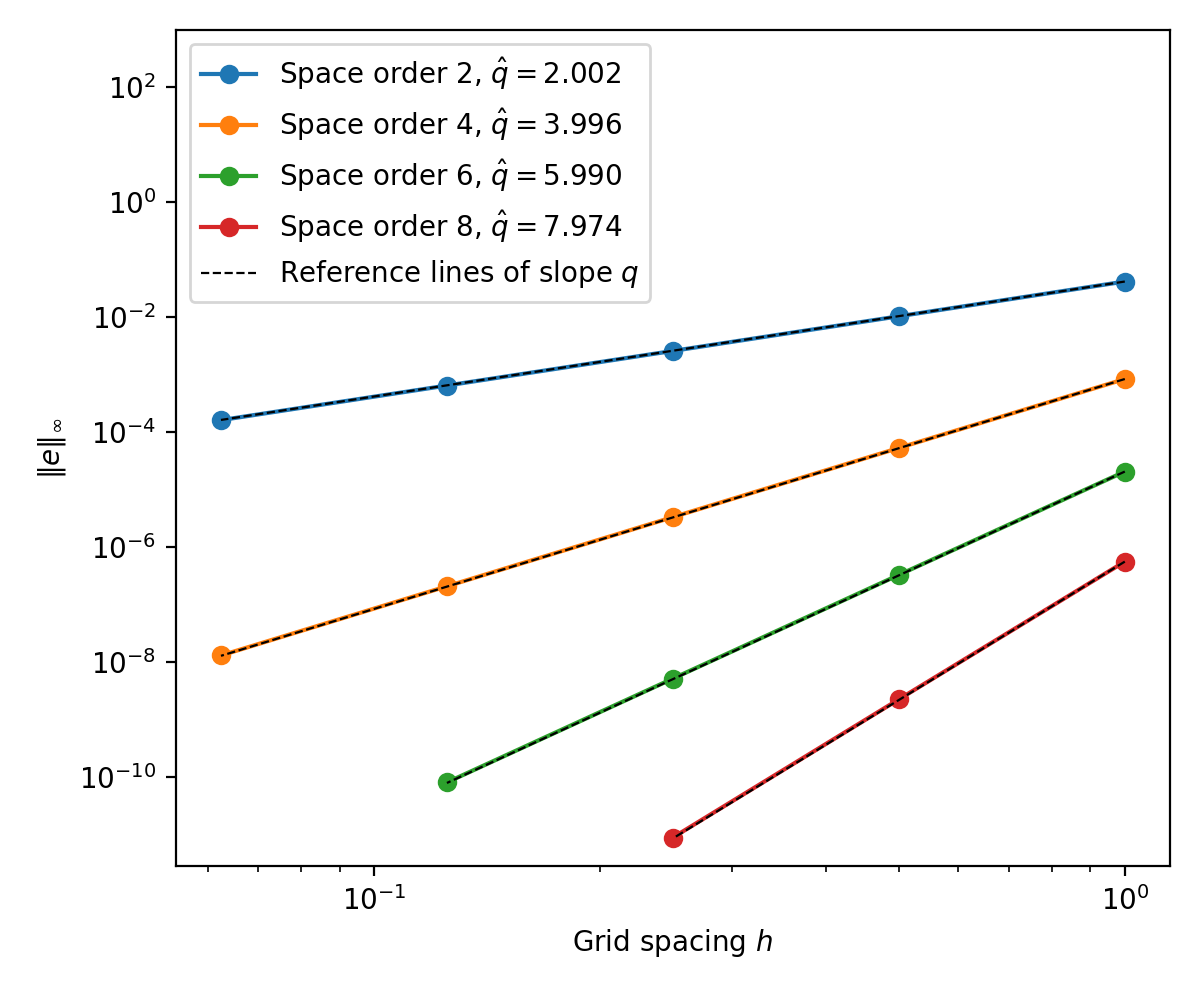

This figure's Python source:
"""
The antisymmetric mirroring of modified_stencil_4th_order.py, generalised to
any even space order so = 2m, with the same 13 subdomains at every order.

Problem (Gupta 1984), on [0, 16]^2 with p = 0 on the boundary:
    -(d2p/dx2 + d2p/dy2) = f,  f = -sin(pi x/8) sin(pi y/8),
    p = -[2 (pi/8)^2]^(-1) sin(pi x/8) sin(pi y/8).

A stencil of order 2m reaches m points each way, so the rows at distance
1, ..., m-1 from a boundary read points outside the domain. The solution is odd
about each boundary, p(-k h) = -p(k h). The modified function folds each
access back into the domain, as in Devito's boundary conditions tutorial
(examples/userapi/04_boundary_conditions.ipynb): an access at index i becomes
sign(i) * p[|i|]. This is minus the mirror image where i < 0, and leaves the
access unchanged where i > 0, so one equation covers every row of a band of
thickness m-1 next to the boundary.

The folding uses the local index on each MPI rank, so it must only be applied
on the subdomains next to the boundary. Applied on the whole interior, it
would also fold the halo accesses of ranks away from the boundary.

Usage: python mirror_any_order.py
"""
import os
import numpy as np
import matplotlib.pyplot as plt

from devito import (Grid, Function, Eq, Operator, switchconfig,
                    configuration, SubDomain, norm, sign)
from devito.symbolics import retrieve_functions, INT

from devito.petsc import petscsolve, EssentialBC
from devito.petsc.initialize import PetscInitialize


configuration['compiler'] = 'custom'
os.environ['CC'] = 'mpicc'

# Increase the precision of finite difference weights to avoid numerical issues
# since we are using high order stencils
import devito.finite_differences.finite_difference as fdiff
fdiff._PRECISION = 18


PetscInitialize()


def modified(eq, subdomain, *sides):
    """Fold every access beyond the given sides ('left', 'right', 'bottom',
    'top') back into the domain, p[i] -> sign(i) p[|i|], counting i inwards
    from the side."""
    lhs, rhs = eq.evaluate.args
    mapper = {}
    for side in sides:
        axis = 0 if side in ('left', 'right') else 1
        dfs = subdomain.dimensions[axis]
        d = dfs.parent
        h = d.spacing
        for f in retrieve_functions(lhs.subs(mapper) - rhs.subs(mapper)):
            ind = f.indices[axis - 2]
            offset = (ind - d).as_coeff_Mul()[0]
            if side in ('left', 'bottom') and offset < 0:
                # Fold about index 0
                s = sign(ind.subs({d: dfs, h: 1}))
                mapper.update({f: s*f.subs({ind: INT(abs(ind))})})
            elif side in ('right', 'top') and offset > 0:
                # Fold about the last index d_M
                d_M = d.symbolic_max
                s = sign(d_M - ind.subs({d: dfs, h: 1}))
                mapper.update({f: s*f.subs({ind: d_M*h - INT(abs(d_M*h - ind))})})
    return Eq(lhs.subs(mapper), rhs.subs(mapper), subdomain=subdomain)


def exact(x, y, k1=1, k2=1):
    tmp1 = np.float64(np.pi/8.0) * np.float64(np.pi/8.0)
    tmp2 = k1**2 + k2**2
    tmp3 = tmp1 * tmp2
    tmp4 = -1.0/tmp3
    tmp5 = np.float64(np.sin((np.pi*x*k1)/8.0))
    tmp6 = np.float64(np.sin((np.pi*y*k2)/8.0))
    return tmp4*tmp5*tmp6


# Subdomains to implement BCs
class SubTopBC(SubDomain):
    name = 'subtop'

    def define(self, dimensions):
        x, y = dimensions
        return {x: x, y: ('right', 1)}


class SubBottomBC(SubDomain):
    name = 'subbottom'

    def define(self, dimensions):
        x, y = dimensions
        return {x: x, y: ('left', 1)}


class SubLeftBC(SubDomain):
    name = 'subleft'

    def define(self, dimensions):
        x, y = dimensions
        return {x: ('left', 1), y: ('middle', 1, 1)}


class SubRightBC(SubDomain):
    name = 'subright'

    def define(self, dimensions):
        x, y = dimensions
        return {x: ('right', 1), y: ('middle', 1, 1)}


##################### modified stencil subdomains #####################
# N is the number of grid points and m = so/2. ('middle', a, b) leaves out a
# points at the start of a dimension and b at the end. Next to each side is a
# band of m-1 lines of points, at indices 1, ..., m-1 from the left (or bottom)
# side and N-m, ..., N-2 from the right (or top) side. The four corner blocks
# are where two bands meet, and SubMain is every point at least m points from
# every side. At fourth order (m = 2) each band is one line wide, exactly as in
# modified_stencil_4th_order.py.

class SubMain(SubDomain):
    name = 'submain'

    def __init__(self, m):
        super().__init__()
        self.m = m

    def define(self, dimensions):
        x, y = dimensions
        return {x: ('middle', self.m, self.m), y: ('middle', self.m, self.m)}


class SubTopModify(SubDomain):
    name = 'subtopmodify'

    def __init__(self, N, m):
        super().__init__()
        self.N, self.m = N, m

    def define(self, dimensions):
        x, y = dimensions
        return {x: ('middle', self.m, self.m), y: ('middle', self.N - self.m, 1)}


class SubLeftModify(SubDomain):
    name = 'subleftmodify'

    def __init__(self, N, m):
        super().__init__()
        self.N, self.m = N, m

    def define(self, dimensions):
        x, y = dimensions
        return {x: ('middle', 1, self.N - self.m), y: ('middle', self.m, self.m)}


class SubBottomModify(SubDomain):
    name = 'subbottommodify'

    def __init__(self, N, m):
        super().__init__()
        self.N, self.m = N, m

    def define(self, dimensions):
        x, y = dimensions
        return {x: ('middle', self.m, self.m), y: ('middle', 1, self.N - self.m)}


class SubRightModify(SubDomain):
    name = 'subrightmodify'

    def __init__(self, N, m):
        super().__init__()
        self.N, self.m = N, m

    def define(self, dimensions):
        x, y = dimensions
        return {x: ('middle', self.N - self.m, 1), y: ('middle', self.m, self.m)}


class SubTopLeftModify(SubDomain):
    name = 'subtopleftmodify'

    def __init__(self, N, m):
        super().__init__()
        self.N, self.m = N, m

    def define(self, dimensions):
        x, y = dimensions
        return {x: ('middle', 1, self.N - self.m), y: ('middle', self.N - self.m, 1)}


class SubBottomLeftModify(SubDomain):
    name = 'subbottomleftmodify'

    def __init__(self, N, m):
        super().__init__()
        self.N, self.m = N, m

    def define(self, dimensions):
        x, y = dimensions
        return {x: ('middle', 1, self.N - self.m), y: ('middle', 1, self.N - self.m)}


class SubTopRightModify(SubDomain):
    name = 'subtoprightmodify'

    def __init__(self, N, m):
        super().__init__()
        self.N, self.m = N, m

    def define(self, dimensions):
        x, y = dimensions
        return {x: ('middle', self.N - self.m, 1), y: ('middle', self.N - self.m, 1)}


class SubBottomRightModify(SubDomain):
    name = 'subbottomrightmodify'

    def __init__(self, N, m):
        super().__init__()
        self.N, self.m = N, m

    def define(self, dimensions):
        x, y = dimensions
        return {x: ('middle', self.N - self.m, 1), y: ('middle', 1, self.N - self.m)}


Lx = np.float64(16.)
Ly = np.float64(16.)

# Grids for each space order. At orders 6 and 8 the finer grids are left out,
# since their errors reach the level of rounding error (about 1e-13)
n_values = {2: [17, 33, 65, 129, 257], 4: [17, 33, 65, 129, 257],
            6: [17, 33, 65, 129], 8: [17, 33, 65]}

results = {}

for so, ns in n_values.items():
    m = so // 2
    infinity_norms = []

    for n in ns:
        sub1 = SubTopBC()
        sub2 = SubBottomBC()
        sub3 = SubLeftBC()
        sub4 = SubRightBC()

        sub5 = SubMain(m)
        subdomains = (sub1, sub2, sub3, sub4, sub5)

        # At second order no stencil reaches beyond the boundary
        if m > 1:
            sub6 = SubTopModify(n, m)
            sub7 = SubLeftModify(n, m)
            sub8 = SubBottomModify(n, m)
            sub9 = SubRightModify(n, m)

            sub10 = SubTopLeftModify(n, m)
            sub11 = SubBottomLeftModify(n, m)
            sub12 = SubTopRightModify(n, m)
            sub13 = SubBottomRightModify(n, m)

            subdomains += (sub6, sub7, sub8, sub9, sub10, sub11, sub12, sub13)

        grid = Grid(
            shape=(n, n), extent=(Lx, Ly), subdomains=subdomains, dtype=np.float64
        )

        p = Function(name='p', grid=grid, space_order=so)
        f = Function(name='f', grid=grid, space_order=so)
        bc = Function(name='bc', grid=grid, space_order=so)

        eqn = Eq(-p.laplace, f, subdomain=sub5)

        tmpx = np.linspace(0, Lx, n).astype(np.float64)
        tmpy = np.linspace(0, Ly, n).astype(np.float64)

        Y, X = np.meshgrid(tmpx, tmpy)

        k1, k2 = 1., 1.

        f.data[:] = -np.float64(np.sin((np.pi*X*k1)/8.0)) * np.float64(np.sin((np.pi*Y*k2)/8.0))

        bc.data[:, 0] = 0.
        bc.data[:, -1] = 0.
        bc.data[0, :] = 0.
        bc.data[-1, :] = 0.

        # Create boundary condition expressions using subdomains
        bcs = [EssentialBC(p, bc, subdomain=sub1)]  # top boundary
        bcs += [EssentialBC(p, bc, subdomain=sub2)]  # bottom boundary
        bcs += [EssentialBC(p, bc, subdomain=sub3)]  # left boundary
        bcs += [EssentialBC(p, bc, subdomain=sub4)]  # right boundary

        if m > 1:
            bcs += [modified(eqn, sub7, 'left')]  # Left modify
            bcs += [modified(eqn, sub9, 'right')]  # Right modify
            bcs += [modified(eqn, sub8, 'bottom')]  # Bottom modify
            bcs += [modified(eqn, sub6, 'top')]  # Top modify

            bcs += [modified(eqn, sub10, 'top', 'left')]  # Top left modify
            bcs += [modified(eqn, sub12, 'top', 'right')]  # Top right modify
            bcs += [modified(eqn, sub11, 'bottom', 'left')]  # Bottom left modify
            bcs += [modified(eqn, sub13, 'bottom', 'right')]  # Bottom right modify

        exprs = [eqn] + bcs

        # A nonzero initial guess, so that CG iterates. From zero it converges in
        # one iteration, since f is an eigenvector of the discrete operator.
        p.data[:] = 0.001

        prefix = f'mirror_so{so}'
        petsc = petscsolve(
            exprs, target=p,
            solver_parameters={'ksp_rtol': 1e-13, 'ksp_type': 'cg', 'pc_type': 'none'},
            options_prefix=prefix, get_info=['KSPGetIterationNumber']
        )

        with switchconfig(log_level='ERROR'):
            # TODO: fix in petscsolve. With the default optimisation, Devito
            # (CIRE) hoists the sign() factors, which depend on x or y only, into
            # temporary arrays of size x_size and y_size. The petscsolve
            # callbacks read these sizes from their context struct, which does
            # not contain them, so the generated C fails to compile. Switching
            # CIRE off (a minimum gain no expression can reach) avoids it.
            op = Operator(petsc, language='petsc',
                          opt=('advanced', {'cire-mingain': 10**9}))
            summary = op.apply()

        iters = summary.petsc[prefix].KSPGetIterationNumber

        diff = Function(name='diff', grid=grid, space_order=so)
        diff.data[:] = exact(X, Y) - p.data[:]

        # Compute infinity norm using numpy
        infinity_norm = np.linalg.norm(diff.data[:].ravel(), ord=np.inf)
        infinity_norms.append(infinity_norm)

        # Compute discrete L2 norm (RMS error)
        n_interior = np.prod([s - 1 for s in grid.shape])
        discrete_l2_norm = norm(diff) / np.sqrt(n_interior)

        print(f'space order {so}, n = {n:4d}, its = {iters:5d}, '
              f'inf error {infinity_norm:.6e}, L2 error {discrete_l2_norm:.6e}')

    h = np.array([Lx/(n-1) for n in ns])
    slope, intercept = np.polyfit(np.log(h), np.log(infinity_norms), 1)
    print(f'space order {so}: observed order {slope:.3f}')
    assert abs(slope - so) < 0.1

    results[so] = (h, np.array(infinity_norms), slope)


# Plot
plt.figure(figsize=(6, 5))
for k, (so, (h, e, slope)) in enumerate(results.items()):
    plt.loglog(h, e, 'o-', label=rf'Space order {so}, $\hat{{q}} = {slope:.3f}$')
    plt.loglog(h, e[0]*(h/h[0])**so, 'k--', lw=0.8,
               label=r'Reference lines of slope $q$' if k == len(results) - 1 else None)
plt.xlabel(r'Grid spacing $h$')
plt.ylabel(r'$\|e\|_\infty$')
plt.ylim(top=1e3)
plt.legend(loc='upper left')
plt.tight_layout()
plt.savefig('mirror_any_order.png', dpi=200)
